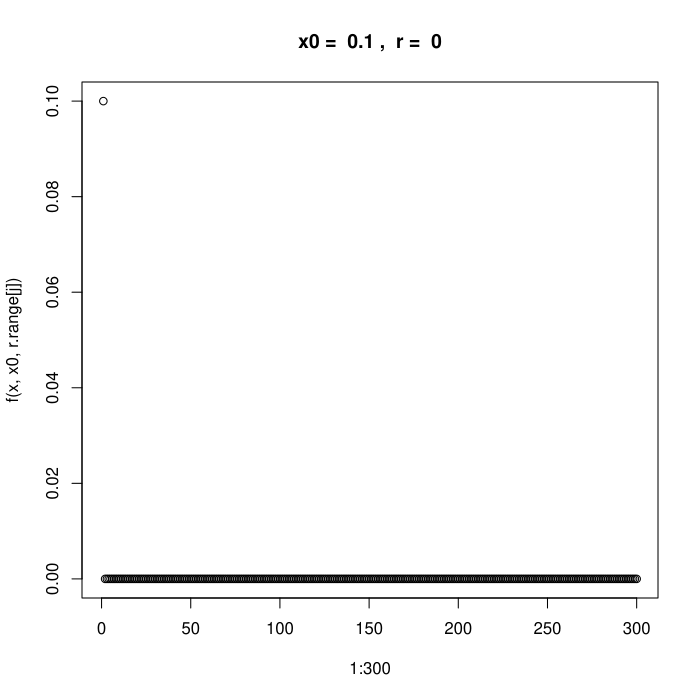

The script that drew this image:
x0 = 0.1
r.range1 <- seq(from = 0, to = 4, length = 401)
r.range2 <- seq(from = 3, to = 4, length = 501)
r.range3 <- seq(from = 3.738, to = 3.74, length = 401)
x1 <- rep(0, times = 300)
x2 <- rep(0, times = 500)
x3 <- rep(0, times = 1000)
# any value for `x0`` in `seq(from = 0.1, to = 0.9, length = 9)`
# will generate the same result

f <- function(x, x0, r) {
  x[1] = x0
  for (i in 2:length(x)) {
   x[i] = r * x[i-1] * (1 - x[i-1]) 
  }
  return(x)
}

F <- function(x, x0, r.range, f, pdf.title) {
  pdf(pdf.title)
  for (j in 1:length(r.range)) {
    title <- paste("x0 = ", x0, ", ", "r = ", r.range[j])
    plot(1:length(x), f(x, x0, r.range[j]), main = title)
  }
  dev.off()
}
